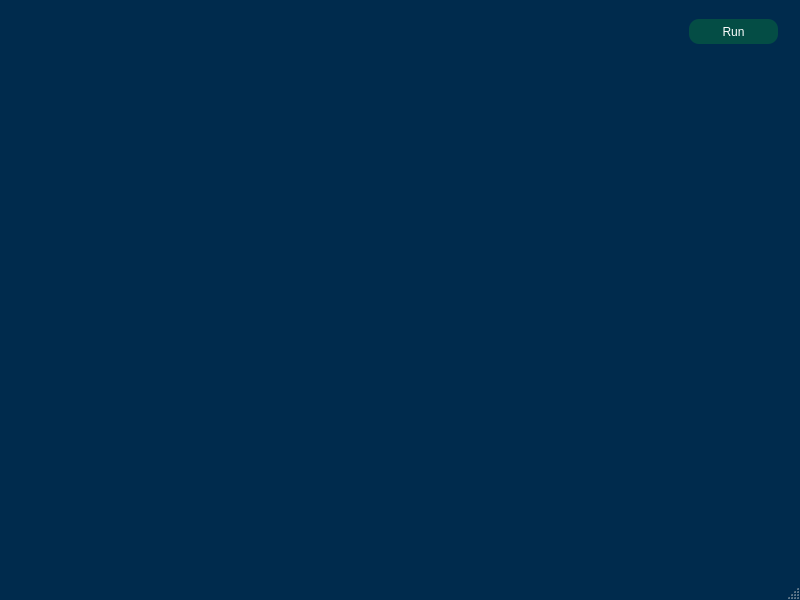
<?xml version="1.0" encoding="UTF-8"?>
<ui version="4.0">
 <class>MainWindow</class>
 <widget class="QMainWindow" name="MainWindow">
  <property name="geometry">
   <rect>
    <x>0</x>
    <y>0</y>
    <width>800</width>
    <height>600</height>
   </rect>
  </property>
  <property name="maximumSize">
   <size>
    <width>800</width>
    <height>600</height>
   </size>
  </property>
  <property name="windowTitle">
   <string>MainWindow</string>
  </property>
  <property name="styleSheet">
   <string notr="true">QMainWindow{
	border-color: rgb(192, 200, 233);
	background-color: rgb(0, 43, 77);
}</string>
  </property>
  <widget class="QWidget" name="centralwidget">
   <layout class="QVBoxLayout" name="verticalLayout">
    <item>
     <widget class="QFrame" name="frame">
      <property name="styleSheet">
       <string notr="true">QFrame {
	background-color: rgb(0, 43, 77);
}</string>
      </property>
      <property name="frameShape">
       <enum>QFrame::NoFrame</enum>
      </property>
      <property name="frameShadow">
       <enum>QFrame::Raised</enum>
      </property>
      <widget class="QLabel" name="logo">
       <property name="geometry">
        <rect>
         <x>10</x>
         <y>10</y>
         <width>91</width>
         <height>31</height>
        </rect>
       </property>
       <property name="maximumSize">
        <size>
         <width>250</width>
         <height>150</height>
        </size>
       </property>
       <property name="text">
        <string/>
       </property>
       <property name="pixmap">
        <pixmap>../../../etc/tiny_logo_light.png</pixmap>
       </property>
      </widget>
      <widget class="QLabel" name="camera">
       <property name="geometry">
        <rect>
         <x>30</x>
         <y>50</y>
         <width>721</width>
         <height>451</height>
        </rect>
       </property>
       <property name="minimumSize">
        <size>
         <width>400</width>
         <height>200</height>
        </size>
       </property>
       <property name="maximumSize">
        <size>
         <width>721</width>
         <height>451</height>
        </size>
       </property>
       <property name="styleSheet">
        <string notr="true">QLabel{
border-radius:20px;
}</string>
       </property>
       <property name="frameShape">
        <enum>QFrame::NoFrame</enum>
       </property>
       <property name="frameShadow">
        <enum>QFrame::Raised</enum>
       </property>
       <property name="text">
        <string/>
       </property>
       <property name="pixmap">
        <pixmap>../../../etc/logo_dark.png</pixmap>
       </property>
       <property name="alignment">
        <set>Qt::AlignCenter</set>
       </property>
      </widget>
      <widget class="QPushButton" name="submit_btn">
       <property name="geometry">
        <rect>
         <x>680</x>
         <y>10</y>
         <width>89</width>
         <height>25</height>
        </rect>
       </property>
       <property name="styleSheet">
        <string notr="true">QPushButton{
	background-color: rgb(4, 77, 69);
	border-radius:10px;
	padding-left:5px;
	padding-right:5px;
	font: 700 italic 11pt &quot;Kinnari&quot;;
	color: rgb(255, 255, 255);
}
QPushButton::hover{
	background-color: rgb(71, 76, 179);
}</string>
       </property>
       <property name="text">
        <string>Run</string>
       </property>
       <property name="autoDefault">
        <bool>true</bool>
       </property>
      </widget>
     </widget>
    </item>
   </layout>
  </widget>
  <widget class="QStatusBar" name="statusbar"/>
 </widget>
 <resources/>
 <connections/>
</ui>
